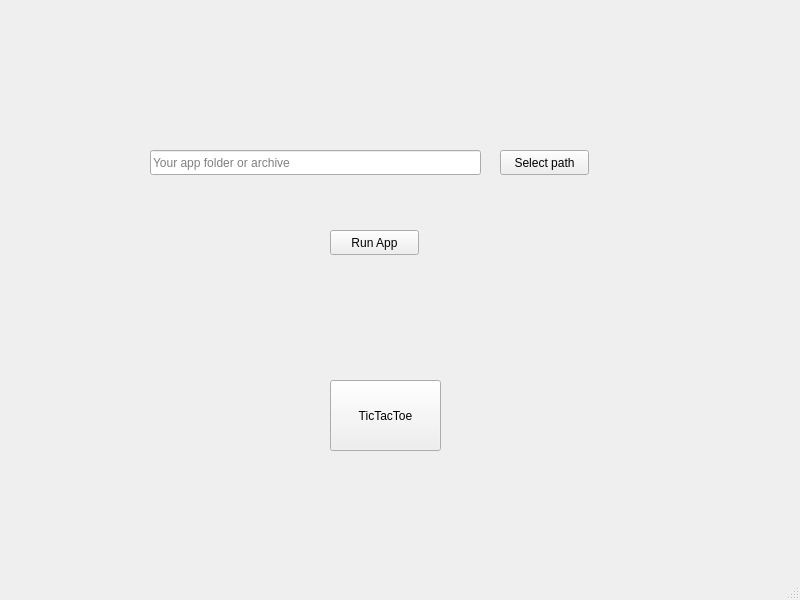
<?xml version="1.0" encoding="UTF-8"?>
<ui version="4.0">
 <class>CavokeClientView</class>
 <widget class="QMainWindow" name="CavokeClientView">
  <property name="geometry">
   <rect>
    <x>0</x>
    <y>0</y>
    <width>800</width>
    <height>600</height>
   </rect>
  </property>
  <property name="windowTitle">
   <string>MainWindow</string>
  </property>
  <widget class="QWidget" name="centralwidget">
   <widget class="QPushButton" name="tictactoebutton">
    <property name="geometry">
     <rect>
      <x>330</x>
      <y>380</y>
      <width>111</width>
      <height>71</height>
     </rect>
    </property>
    <property name="text">
     <string>TicTacToe</string>
    </property>
   </widget>
   <widget class="QLineEdit" name="appPathInput">
    <property name="geometry">
     <rect>
      <x>150</x>
      <y>150</y>
      <width>331</width>
      <height>25</height>
     </rect>
    </property>
    <property name="statusTip">
     <string/>
    </property>
    <property name="whatsThis">
     <string/>
    </property>
    <property name="text">
     <string/>
    </property>
    <property name="placeholderText">
     <string>Your app folder or archive</string>
    </property>
   </widget>
   <widget class="QPushButton" name="selectAppPathButton">
    <property name="geometry">
     <rect>
      <x>500</x>
      <y>150</y>
      <width>89</width>
      <height>25</height>
     </rect>
    </property>
    <property name="text">
     <string>Select path</string>
    </property>
   </widget>
   <widget class="QPushButton" name="runButton">
    <property name="geometry">
     <rect>
      <x>330</x>
      <y>230</y>
      <width>89</width>
      <height>25</height>
     </rect>
    </property>
    <property name="text">
     <string>Run App</string>
    </property>
   </widget>
  </widget>
  <widget class="QMenuBar" name="menubar">
   <property name="geometry">
    <rect>
     <x>0</x>
     <y>0</y>
     <width>800</width>
     <height>22</height>
    </rect>
   </property>
  </widget>
  <widget class="QStatusBar" name="statusbar"/>
 </widget>
 <resources/>
 <connections/>
</ui>
